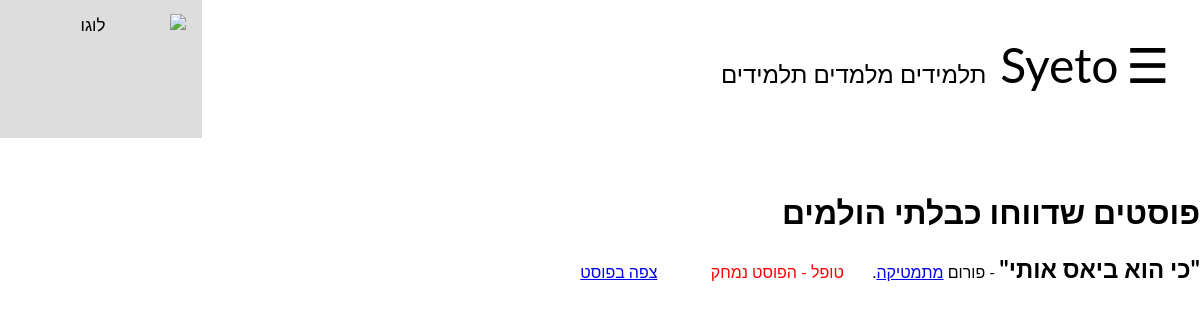
The page /admin_options/view_post_reports (signed in) on the database its author committed.
### tables this page shows
CREATE TABLE "post_reports" (
	"post_ID"	TEXT,
	"content"	TEXT,
	"forum"	TEXT,
	"deleted"	TEXT
);

### Application.py (the view)
@app.route("/admin_options/view_post_reports")
def view_post_reports():
    if 'user' in session:
        if DataBaseFunctions.is_admin(session['user']):
            return render_template("view_post_reports.html",
                                   reports=DataBaseFunctions.reported_posts_as_list_of_dictionaries())
    return redirect('/homePage')

### Application.py (called while the page is built)
def connected():
    return 'user' in session

@app.before_request
def update_lessons_offers():
    if 'user' in session:
        DataBaseFunctions.update_lessons_offers_that_have_passed(session['user'])
        DataBaseFunctions.update_lessons_offers_that_are_no_longer_relevant(session['user'])

@app.before_request
def update_last_login():
    if 'user' in session:
        DataBaseFunctions.update_last_login(session['user'])

@app.before_request
def update_lessons_requests_quantity():
    if 'user' in session:
        session['new_lessons_offers'] = DataBaseFunctions.number_of_lessons_requests(session['user'])
        session['new_messages'] = DataBaseFunctions.number_of_new_messages(session['user'])
        session['new_friend_requests'] = DataBaseFunctions.number_of_friend_requests(session['user'])
        session['lessons'] = DataBaseFunctions.number_of_lessons(session['user'])

@app.before_request
def delete_hp_note_if_nessaccery():
    if connected():
        current_url = request.url_rule
        print("Current", type(current_url))
        DataBaseFunctions.delete_hp_note_if_nessaccery(username=session['user'], current_url=current_url)

### DataBaseFunctions.py (called while the page is built)
    @staticmethod # מחזיר מחרוזת המכילה את התאריך הנוכחי
    def get_date():
        import datetime
        date = str(datetime.datetime.now()).split(' ')[0]
        date = date.split('-')
        date.reverse()
        date = '/'.join(date)
        return date

    @staticmethod # מחזירה מחרוזת המכילה את השעה הנוכחית
    def get_time():
        import datetime
        date = str(datetime.datetime.now()).split(' ')[1]
        date=date.split(':')
        return (date[0]+':'+date[1])

    @staticmethod # מחזירה אמת אם המשתמש מנהל מערכת
    def is_admin(username):
        conn = sqlite3.connect('database.db', timeout=2)
        admin = conn.execute("select is_admin from users where username=?", (username,))
        for row in admin:
            admin = row[0]
        if admin == "yes":
            return True
        return False

    @staticmethod # מחזירה רשימת מילונים של פוסטים שדווחו
    def reported_posts_as_list_of_dictionaries():
        conn = sqlite3.connect('database.db')
        dicts_list = []
        posts = conn.execute("select * from post_reports")
        for row in posts:
            dicts_list.append({
                'post_ID' : row[0],
                'content' : row[1],
                'forum' : row[2],
                'deleted' : row[3]
            })
        return dicts_list

### templates/view_post_reports.html (shortened to what this page needs)
{%extends "registeredLayout.html" %}
{% block body %}
<h1>פוסטים שדווחו כבלתי הולמים</h1>
{% for report in reports %}
<font size="5"><b>"{{report['content']}}"</b></font> - פורום <a href="/forum/{{report['forum']}}">{{report['forum']}}</a>.
&nbsp;&nbsp;&nbsp;&nbsp;&nbsp;
{% if report['deleted'] == 'yes' %}
    <font color="red">טופל - הפוסט נמחק</font>
{% endif %}
&nbsp;&nbsp;&nbsp;&nbsp;&nbsp; <a href="/post/{{report['post_ID']}}">צפה בפוסט</a>
<br><br>
{% endfor %}
{% endblock %}

### templates/generalLayout.html (style rules this page uses)
body { margin: 0; font-family: Arial, Helvetica, sans-serif; }
body { font-family: "Lato", sans-serif; }
body { padding: 0px; }

### rows shown on the page
post_reports: content "כי הוא ביאס אותי", forum "מתמטיקה", deleted "טופל - הפוסט נמחק"
